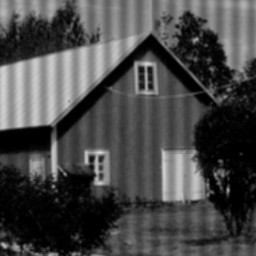
#> input picture 视觉第五周作业/house.jpg, 256 x 256 px
$ python '第五周第二题.py'
#> lines starting #> are read from the running program, lines starting #| are printed output that depends on the picture
import numpy as np
import cv2
from matplotlib import pyplot as plt

img=cv2.imread('../house.jpg',0)
#> img is the input picture: shape (256, 256); min 0, max 214, mean 71.8
dft=cv2.dft(np.float32(img),flags=cv2.DFT_COMPLEX_OUTPUT)#实现傅里叶变换。cv2.dft(原始图像，转换标识) 这里的原始图像必须是np.float32格式。
                      # 所以，我们首先需要使用cv2.float32 ()函数将图像转换。 而转换标识的值通常为cv2.DFT_COMPLEX_OUTPUT，用来输出一个复数阵列
dft_shift=np.fft.fftshift(dft)

cows,cols=img.shape
#> cows = 256; cols = 256
cow,col=int(cows/2),int(cols/2)
#> cow = 128; col = 128
mask=np.ones((cows,cols,2),np.uint8)
mask[:,col-15:col+15]=255
fshift=dft_shift*mask
f_ishif=np.fft.ifftshift(fshift)
img_back=cv2.idft(f_ishif)
img_back=cv2.magnitude(img_back[:,:,0],img_back[:,:,1])
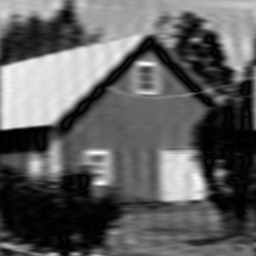
#> img_back: shape (256, 256) float32; min 882217.4, max 3.22e+09, mean 1.21e+09; drawn with min black and max white
img_back=cv2.medianBlur(img_back,5)

plt.subplot(121),plt.imshow(img,cmap='gray')
plt.title('1'),plt.xticks([]),plt.yticks([])
plt.subplot(122),plt.imshow(img_back,cmap='gray')
plt.title('2'),plt.xticks([]),plt.yticks([])
plt.show()
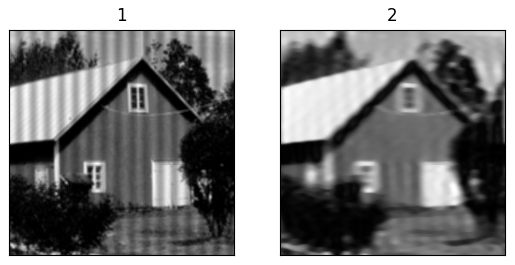
#> figure drawn by matplotlib, 2 panels
